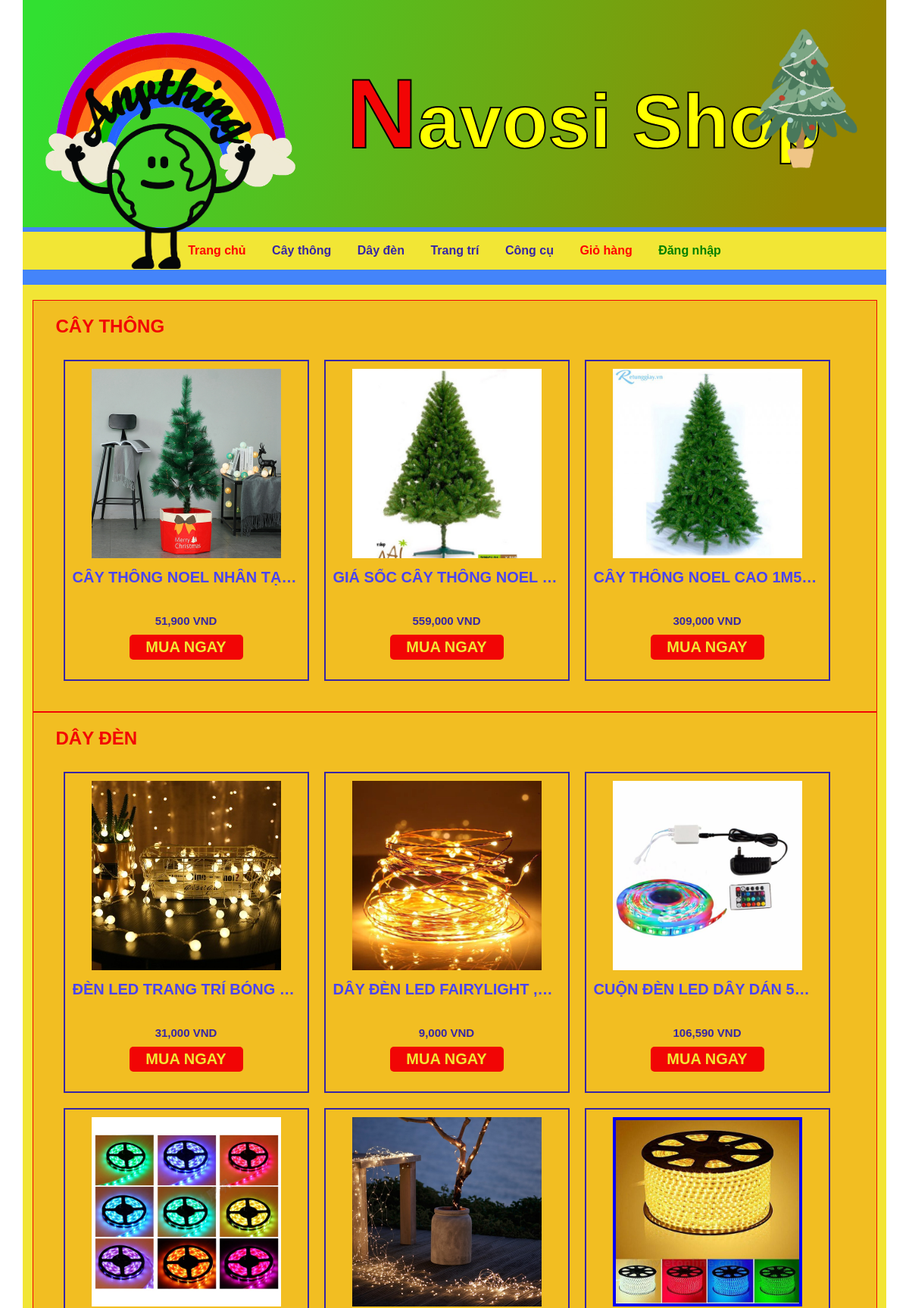
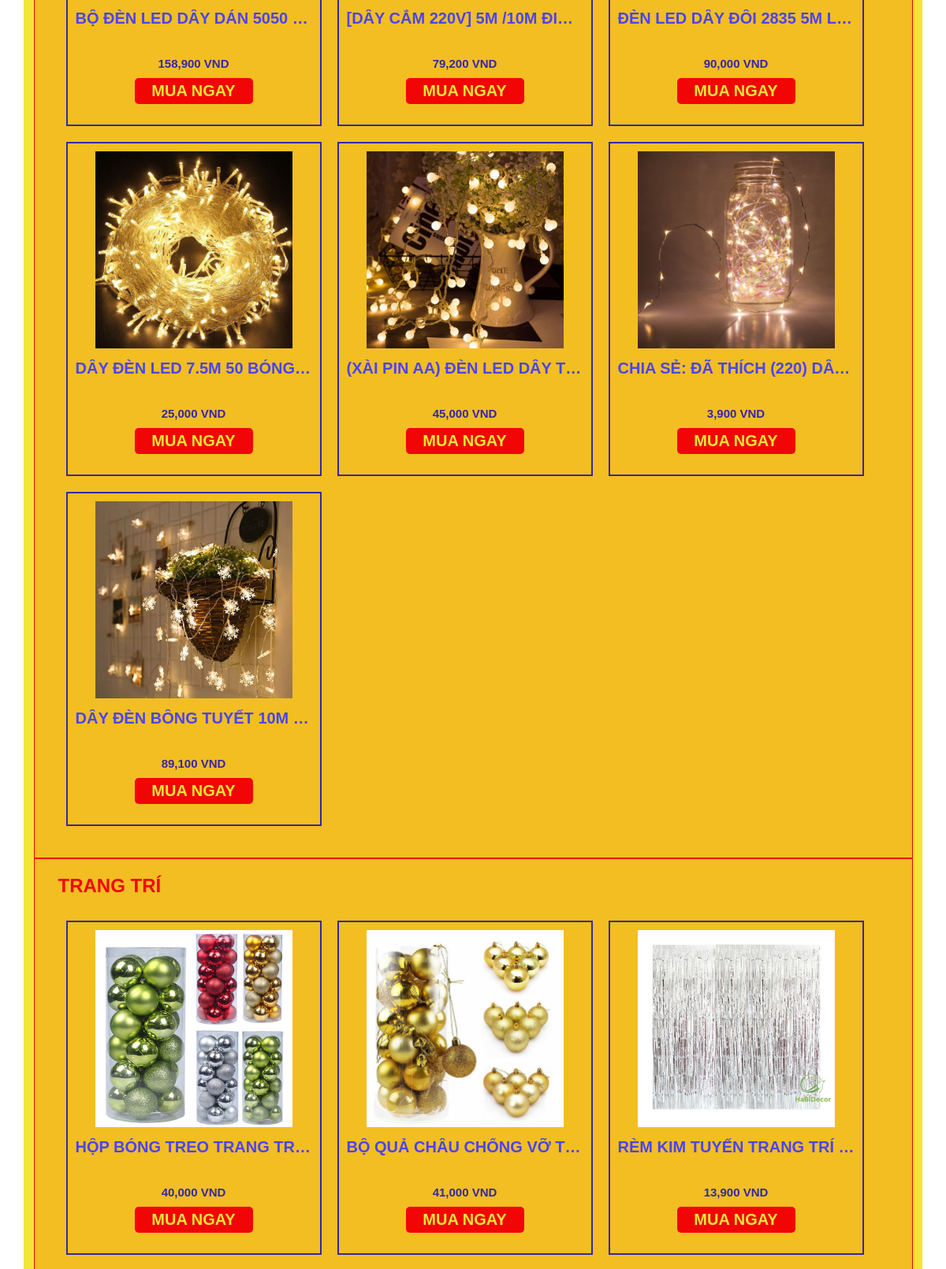
The page / (upper part) on the database its author committed (2 pictures, top to bottom).
### tables this page shows
CREATE TABLE `danhmuc` (
  `categoryId` int(11) NOT NULL,
  `categoryName` varchar(255) NOT NULL
);

CREATE TABLE `sanpham` (
  `productId` int(11) NOT NULL,
  `productName` varchar(255) NOT NULL,
  `categoryId` int(11) NOT NULL,
  `productDes` text NOT NULL,
  `productPrice` int(11) NOT NULL,
  `productType` varchar(150) NOT NULL,
  `productImg` varchar(100) NOT NULL
);

### index.php (the view, shortened to what this page needs)
<!DOCTYPE html>
<html lang="en">
<head>
    <link rel="stylesheet" href="style.css">
</head>
<body>
    <?php
        include "admin/php/connect.php";
        $queryCategory = "select * from danhmuc";
        $dataCategory = $db->query($queryCategory);
    ?>
    <div class="containter">
        <div class="header">
            <div class="logo">
                <img class="logo-shop" src="img/logoshop.png" alt="logo shop">
                <img class="decor-right" src="img/decor-right.png" alt="">
            </div>
            <div class="shop-name">
                <h1><span>N</span>avosi Shop</h1>
            </div>
        </div>
        <div class="menu">
            <ul class="main-menu">
                <li><a style="color:red;" href="index.php">Trang chủ</a></li>
                <?php
                    while($rowCategory=$dataCategory->fetch_assoc()):
                ?>
                    <li><a href="categoryshop.php?categoryId=<?php echo $rowCategory["categoryId"]?>"><?php echo $rowCategory["categoryName"] ?></a></li>
                <?php
                    endwhile;
                ?>
                <li><a style="color:red;" href="cart.php">Giỏ hàng</a></li>
                <?php
                    if($_SESSION['loggedin'] == false){
                        echo '<li><a style="color:green;" href="admin/login.php">Đăng nhập</a></li>';
                    }
                    else{
                        echo '<li><a style="color:green;" href="admin/logout.php">Đăng xuất</a></li>';
                    }
                ?>
            </ul>
        </div>
        <div class="content">
            <?php
                $queryCategory = "select * from danhmuc";
                $dataCategory = $db->query($queryCategory);
                while($rowCategory1=$dataCategory->fetch_assoc()):
            ?>
            <div class="module-item">
                <h2 class="module-title"><?php echo $rowCategory1["categoryName"] ?></h2>
                <div class="list-item">
                    <?php
                        $categoryId = $rowCategory1["categoryId"];
                        $queryProduct = "select * from sanpham where categoryId = '$categoryId'";
                        $dataProduct = $db->query($queryProduct);
                        while($rowProduct=$dataProduct->fetch_assoc()):
                    ?>
                    <div class="item">
                        <img class="product-img" src="admin/uploads/<?php echo $rowProduct["productImg"]?>" alt="Hình ảnh <?php echo $rowProduct["productName"] ?>">
                        <div class="container-name_product">
                            <a class="product-name" href="chitietsanpham.php?productId=<?php echo $rowProduct["productId"] ?>">
                                <p class="block-with-text"><?php echo $rowProduct["productName"] ?></p>
                            </a>
                        </div>
                        <p class="price"><?php echo number_format($rowProduct["productPrice"]) ?> VND</p>
                        <a class="buy" href="cart.php?productId=<?php echo $rowProduct["productId"]?>"><p>mua ngay</p></a>
                    </div>
                    <?php
                        endwhile;
                    ?>
                </div>
            </div>
            <?php
                endwhile;
            ?>
        </div>
    </div>
</body>
</html>

### style.css (style rules this page uses)
* { margin: 0; padding: 0; font-family: Arial, "Helvetica Neue", Helvetica, sans-serif; }
.containter { width: 95%; margin: 0 auto; background-image: linear-gradient( 0deg, rgb(5, 80, 5) 2.9%, rgb(68, 132, 250) 90.3% ); }
.header { width: 100%; height: 300px; background-image: linear-gradient( 110.1deg, rgb(49, 224, 49) 2.9%, rgb(148, 133, 0) 90.3% ); }
.logo { width: 30%; height: 300px; float: left; }
.logo-shop { position: absolute; height: 345px; padding-bottom: 20px; margin: 10px 0 0 30px; z-index: 2; }
.decor-right { height: 200px; position: absolute; right: 40px; top: 30px; }
.shop-name { width: 70%; line-height: 300px; height: 300px; text-align: center; color: #f2e205; font-size: 50px; float: left; -webkit-text-stroke: 2px black; font-family: sans; color: yellow; }
span { color: #f20505; font-size: 130px; }
.menu { margin-top: 6px; width: 100%; }
.main-menu { list-style-type: none; text-align: center; background-color: #f2e635; }
.menu ul li { display: inline-table; height: 40px; line-height: 40px; width: auto; position: relative; }
.menu ul li a { margin: 0 10px; padding: 5px 5px; color: #3726a6; font-weight: bold; text-decoration: none; display: block; background-color: #f2e635; }
.content { margin-top: 20px; padding: 20px 0; width: 100%; overflow: hidden; background-color: rgba(242, 229, 53, 1); }
.module-item { margin: 0 auto; width: 95%; padding-left: 30px; padding-bottom: 30px; background-color: #f2be22; border: 1px solid #f20505; }
.module-title { padding-top: 20px; margin-bottom: 20px; color: #f20505; text-transform: uppercase; }
.list-item { width: 100%; overflow: hidden; }
.item { width: 300px; height: 400px; text-align: center; float: left; padding: 10px 10px; margin: 10px; border: 2px solid #3726a6; }
.product-img { width: 250px; margin-bottom: 10px; }
.product-name { text-decoration: none; color: #4a44f2; text-transform: uppercase; font-weight: bold; font-size: 20px; }
.block-with-text { white-space: nowrap; overflow: hidden; text-overflow: ellipsis; }
.container-name_product { width: 300px; height: 50px; }
.price { color: #3726a6; text-transform: uppercase; font-weight: bold; font-size: 15px; margin-top: 10px; margin-bottom: 10px; }
.buy { display: block; width: 150px; padding: 5px 0; background-color: #f20505; text-decoration: none; color: #f2e635; margin: 0 auto; text-transform: uppercase; font-weight: bold; font-size: 20px; border-radius: 5px; }

### rows shown on the page
danhmuc: categoryName "Cây thông", categoryName "CÂY THÔNG"
danhmuc: categoryName "Dây đèn", categoryName "DÂY ĐÈN"
danhmuc: categoryName "Trang trí", categoryName "TRANG TRÍ"
danhmuc: categoryName "Công cụ"
sanpham: productImg (picture), productName "CÂY THÔNG NOEL NHÂN TẠ…", productPrice "51,900"
sanpham: productImg (picture), productName "GIÁ SỐC CÂY THÔNG NOEL…", productPrice "559,000"
sanpham: productImg (picture), productName "CÂY THÔNG NOEL CAO 1M5…", productPrice "309,000"
sanpham: productImg (picture), productName "ĐÈN LED TRANG TRÍ BÓNG…", productPrice "31,000"
sanpham: productImg (picture), productName "DÂY ĐÈN LED FAIRYLIGHT ,…", productPrice "9,000"
sanpham: productImg (picture), productName "CUỘN ĐÈN LED DÂY DÁN 5…", productPrice "106,590"
sanpham: productImg (picture), productName "BỘ ĐÈN LED DÂY DÁN 5050…", productPrice "158,900"
sanpham: productImg (picture), productName "[DÂY CẮM 220V] 5M /10M ĐI…", productPrice "79,200"
sanpham: productImg (picture), productName "ĐÈN LED DÂY ĐÔI 2835 5M L…", productPrice "90,000"
sanpham: productImg (picture), productName "DÂY ĐÈN LED 7.5M 50 BÓNG…", productPrice "25,000"
sanpham: productImg (picture), productName "(XÀI PIN AA) ĐÈN LED DÂY T…", productPrice "45,000"
sanpham: productImg (picture), productName "CHIA SẺ: ĐÃ THÍCH (220) DÂ…", productPrice "3,900"
sanpham: productImg (picture), productName "DÂY ĐÈN BÔNG TUYẾT 10M…", productPrice "89,100"
sanpham: productImg (picture), productName "HỘP BÓNG TREO TRANG TR…", productPrice "40,000"
sanpham: productImg (picture), productName "BỘ QUẢ CHÂU CHỐNG VỠ T…", productPrice "41,000"
sanpham: productImg (picture), productName "RÈM KIM TUYẾN TRANG TRÍ…", productPrice "13,900"
